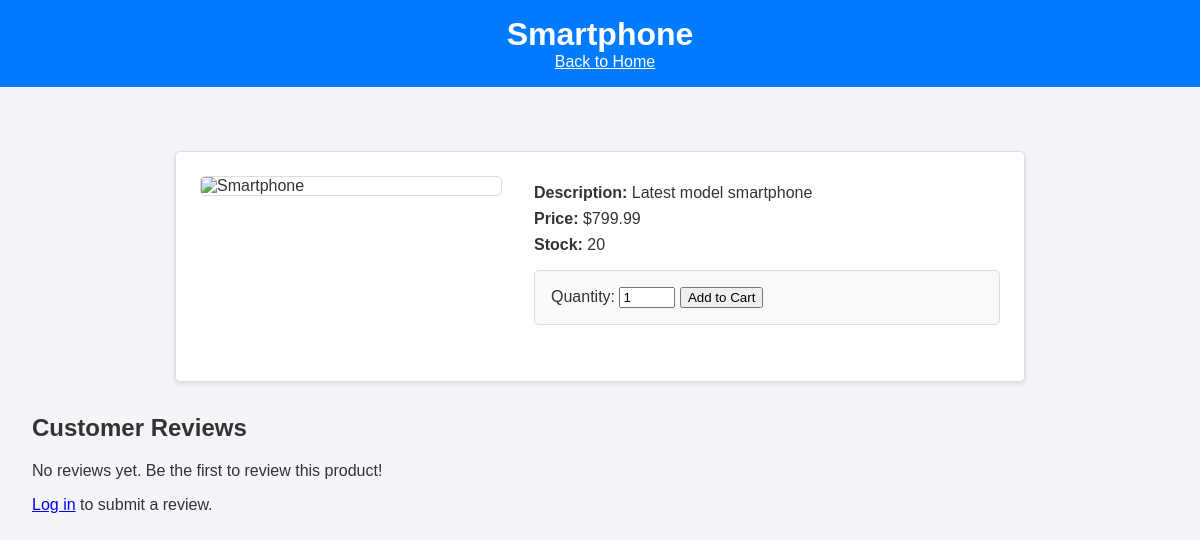
The app's page /product/2 with its own data.
### app.py (models this page shows)
class Product(db.Model):
    id = db.Column(db.Integer, primary_key=True)
    name = db.Column(db.String(100), nullable=False)
    description = db.Column(db.Text, nullable=False)
    price = db.Column(db.Float, nullable=False)
    stock = db.Column(db.Integer, nullable=False)
    image_url = db.Column(db.String(200), nullable=True)

### app.py (the view, shortened to what this page needs)
@app.route('/product/<int:product_id>', methods=['GET', 'POST'])
def product_view(product_id):
    product = Product.query.get_or_404(product_id)
    sort_by = request.args.get('sort', 'most_recent')
    if sort_by == 'highest_rated':
        reviews = Review.query.filter_by(product_id=product_id).order_by(Review.rating.desc()).all()
    else:
        reviews = Review.query.filter_by(product_id=product_id).order_by(Review.created_at.desc()).all()
    total_reviews = len(reviews)
    avg_rating = sum([r.rating for r in reviews]) / total_reviews if total_reviews > 0 else 0
    return render_template('product_view.html', product=product, reviews=reviews, avg_rating=avg_rating, total_reviews=total_reviews)

### templates/product_view.html (shortened to what this page needs)
<!DOCTYPE html>
<html lang="en">
<head>
    <link rel="stylesheet" href="{{ url_for('static', filename='styles.css') }}">
</head>
<body>
    <header>
        <h1>{{ product.name }}</h1>
        <a href="{{ url_for('home') }}"><u>Back to Home</u></a>
    </header>
    <main>
        <div class="product-detail">
            <img src="{{ product.image_url }}" alt="{{ product.name }}" class="product-image">
            <div class="product-info">
                <p><strong>Description:</strong> {{ product.description }}</p>
                <p><strong>Price:</strong> ${{ product.price }}</p>
                <p><strong>Stock:</strong> {{ product.stock }}</p>
                <form method="post" action="{{ url_for('add_to_cart', product_id=product.id) }}">
                    <label for="quantity">Quantity:</label>
                    <input type="number" name="quantity" value="1" min="1" max="{{ product.stock }}" required>
                    <button type="submit">Add to Cart</button>
                </form>
            </div>
        </div>
        <section class="reviews">
            <h2>Customer Reviews</h2>
            {% if total_reviews > 0 %}
            <p class="average-rating">
                Average Rating: {{ "%.1f" % avg_rating }} / 5 ({{ total_reviews }} reviews)
            </p>
            <ul class="review-list">
                {% for review in reviews %}
                <li class="review">
                    <p><strong>{{ review.user.name }}</strong></p>
                    <div class="star-display">
                        {% for i in range(1, 6) %}
                        {% if i <= review.rating %}
                        <span class="star">&#9733;</span>
                        {% else %}
                        <span class="star empty">&#9734;</span>
                        {% endif %}
                        {% endfor %}
                    </div>
                    <p>{{ review.content }}</p>
                    <small>Submitted on {{ review.created_at.strftime('%Y-%m-%d') }}</small>
                    {% if session.get('user_id') == review.user_id %}
                    <div class="review-actions">
                        <a href="{{ url_for('edit_review', product_id=product.id, review_id=review.id) }}" class="edit-button">Edit</a>
                        <form method="post" action="{{ url_for('delete_review', product_id=product.id, review_id=review.id) }}" class="delete-form">
                            <button type="submit" class="delete-button">Delete</button>
                        </form>
                    </div>
                    {% endif %}
                </li>
                {% endfor %}
            </ul>
            {% else %}
            <p>No reviews yet. Be the first to review this product!</p>
            {% endif %}
            {% if session.get('user_id') %}
            <form method="post" class="review-form">
                <label for="rating">Rating:</label>
                <div class="star-rating">
                    {% for i in range(1, 6) %}
                    <input type="radio" name="rating" id="star-{{ i }}" value="{{ i }}" required>
                    <label for="star-{{ i }}">&#9733;</label>
                    {% endfor %}
                </div>
                <label for="content">Your Review:</label>
                <textarea name="content" id="content" rows="4" required></textarea>
                <button type="submit">Submit Review</button>
            </form>
            {% else %}
            <p><a href="{{ url_for('login') }}">Log in</a> to submit a review.</p>
            {% endif %}
        </section>
    </main>
</body>
</html>

### static/styles.css (style rules this page uses)
body { font-family: Arial, sans-serif; margin: 0; padding: 0; background-color: #f4f4f9; color: #333; }
header { background-color: #007bff; color: white; padding: 1rem; text-align: center; }
header h1 { margin: 0; }
header a { color: white; text-decoration: none; margin-left: 10px; }
main { padding: 2rem; }
.product-detail { display: flex; gap: 2rem; align-items: flex-start; max-width: 800px; margin: 2rem auto; background-color: #fff; padding: 1.5rem; border: 1px solid #ddd; border-radius: 5px; box-shadow: 0 2px 5px rgba(0, 0, 0, 0.1); }
.product-detail .product-image { max-width: 300px; width: 100%; border: 1px solid #ddd; border-radius: 5px; }
.product-detail .product-info { flex: 1; }
.product-detail .product-info p { margin: 0.5rem 0; }
.product-detail .product-info form { margin-top: 1rem; }
.reviews { margin-top: 2rem; }
form { max-width: 500px; margin: 2rem auto; padding: 1rem; border: 1px solid #ddd; border-radius: 5px; background-color: #f9f9f9; }

### records on screen
Product: name "Smartphone", description "Latest model smartphone", price "799.99", stock "20"
